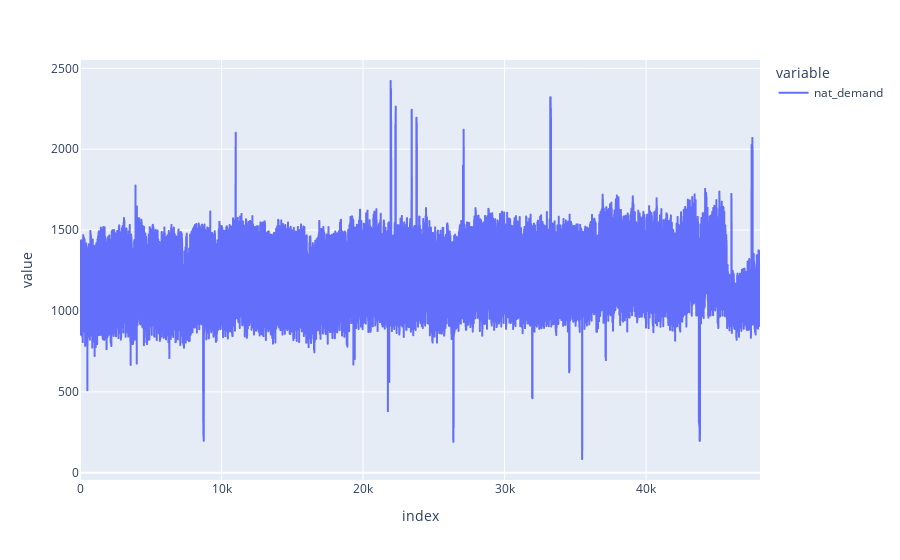

Notebook source saved alongside this figure:
### Code cell
fig = px.line(obj.data)
fig.show()

### Figure 1 — Plotly figure (JSON) as saved in the notebook; plotly's stock layout.template omitted (floating-point values rounded to 4 significant figures; data arrays with more than 128 entries replaced by an {"elided": "..."} marker saying what was removed)
{"data": [{"hovertemplate": "variable=nat_demand<br>index=%{x}<br>value=%{y}<extra></extra>", "legendgroup": "nat_demand", "line": {"color": "#636efa", "dash": "solid"}, "marker": {"symbol": "circle"}, "mode": "lines", "name": "nat_demand", "showlegend": true, "type": "scattergl", "x": {"elided": "48048 int values"}, "xaxis": "x", "y": {"elided": "48048 float values"}, "yaxis": "y"}], "layout": {"legend": {"title": {"text": "variable"}, "tracegroupgap": 0}, "margin": {"t": 60}, "xaxis": {"anchor": "y", "domain": [0, 1], "title": {"text": "index"}}, "yaxis": {"anchor": "x", "domain": [0, 1], "title": {"text": "value"}}}}
